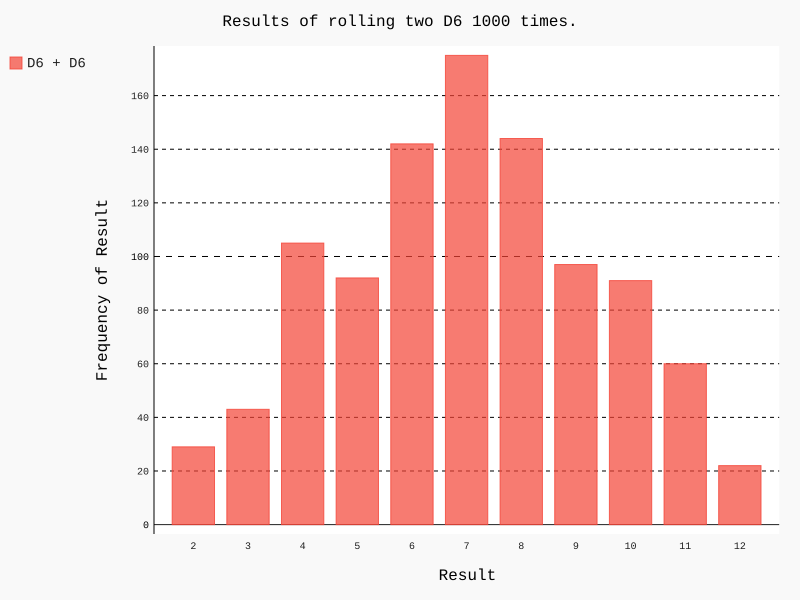

The script that drew this image:
from die import Die
import pygal

die_1 = Die()
die_2 = Die()
results = []
for roll_num in range(1000):
    result = die_1.roll() + die_2.roll()
    results.append(result)

# print(results)

# 分析结果
frequencies = []
max_result = die_1.num_sides + die_2.num_sides
for value in range(2, max_result+1):  # 两个骰子之和
    frequency = results.count(value)
    frequencies.append(frequency)
print(frequencies)

# 结果可视化
hist = pygal.Bar()

hist.title = "Results of rolling two D6 1000 times."
hist.x_labels = [str(x) for x in list(range(2, max_result+1))]
hist.x_title = "Result"
hist.y_title = "Frequency of Result"

hist.add('D6 + D6', frequencies)
hist.render_to_file('die_visual.svg')
